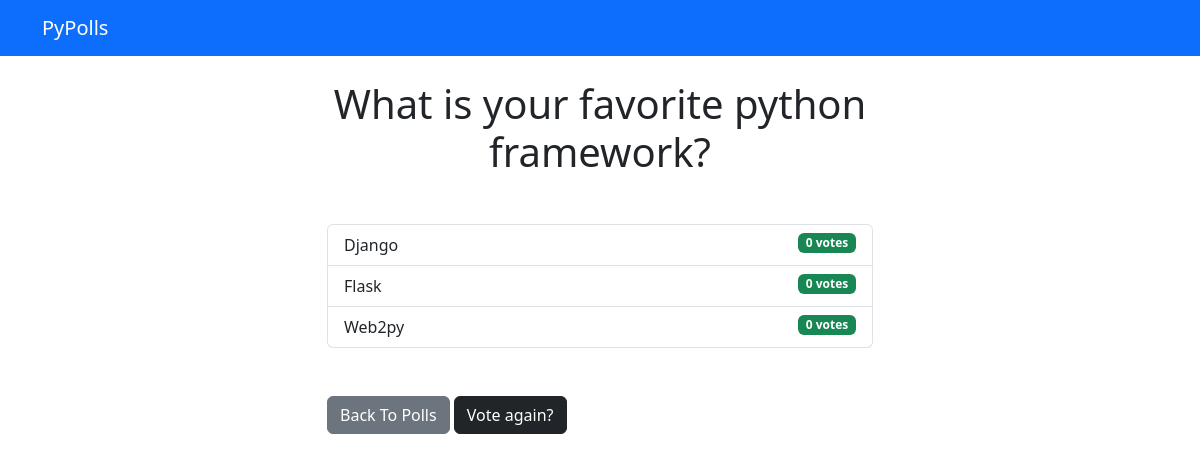
The app's page /polls/1/results/, older data.
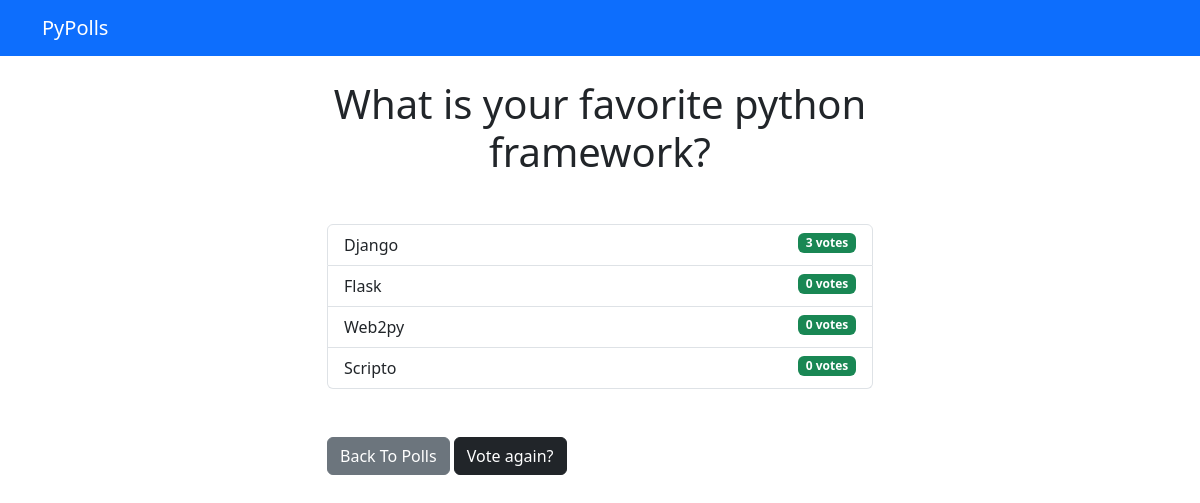
The same page, newer data.
### polls/models.py (models this page shows, shortened)
class Question(models.Model):
    question_text = models.CharField(max_length=200)
    pub_date = models.DateTimeField('date published')

class Choice(models.Model):
    question = models.ForeignKey(Question, on_delete=models.CASCADE)
    choice_text = models.CharField(max_length=200)
    votes = models.IntegerField(default=0)

### polls/views.py (the view)
# urls.py: path('<int:question_id>/results/',views.results,name='results'),
def results(request, question_id):
    question = get_object_or_404(Question, pk=question_id)
    return render(request, 'polls/results.html',{'question': question})

### templates/polls/results.html
{% extends 'base.html' %}
{% block content %}
<h1 class="mb-5 text-center">{{ question.question_text }}</h1>
<ul class="list-group mb-5">
	{% for choice in question.choice_set.all %}
	<li class="list-group-item">
		{{ choice.choice_text }}  <span class="badge bg-success float-end">{{ choice.votes }} vote{{ choice.votes | pluralize }}</span>
	</li>
	{% endfor %}
</ul>
<a class="btn btn-secondary" href="{% url 'polls:index' %}">Back To Polls</a>
<a class="btn btn-dark" href="{% url 'polls:detail' question.id %}">Vote again?</a>
{% endblock %}

### templates/base.html (shortened to what this page needs)
<!DOCTYPE html>
<html lang="en">
  <head>
    <link
      href="https://cdn.jsdelivr.net/npm/bootstrap@5.3.6/dist/css/bootstrap.min.css"
      rel="stylesheet"
    />
  </head>
  <body>
     {% include 'partials/_navbar.html' %}
    <div class="container">
      <div class="row">
        <div class="col-md-6 m-auto">{% block content %}{% endblock %}</div>
      </div>
    </div>
  </body>
</html>

### templates/partials/_navbar.html
<nav class="navbar navbar-dark bg-primary mb-4">
	<div class="container">
		<a class="navbar-brand" href="/">PyPolls</a>
	</div>
</nav>

Row changes from the older to the newer data that the page shows:
changed Choice "Django": votes "0" → "3"
added Choice: choice_text "Scripto", votes "0", votes|pluralize "s"
